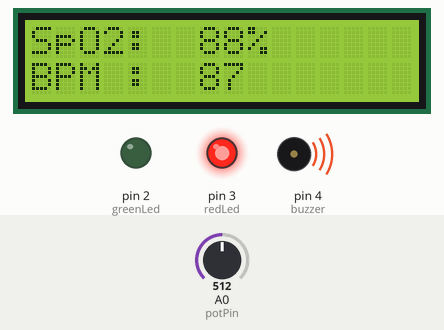
Simulated run of this sketch. Board: Arduino Uno, built with avr-gcc and run on an emulated ATmega328P. On the bench: 16×2 character LCD, output pins drawn as LEDs (lit = HIGH), buzzer (waves = sounding). The test bench sets the inputs (shaded band); at power-on: A0 (potPin) = 512. Random numbers use the default seed unless the sketch sets one.

Above: at 2.87 s.
3.3 s: A0 (potPin) set to 386
At 4.0 s:
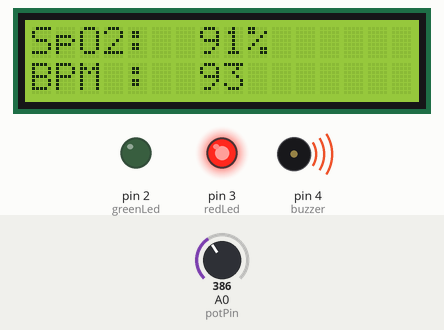
5.6 s: A0 (potPin) set to 361
At 6.39 s:
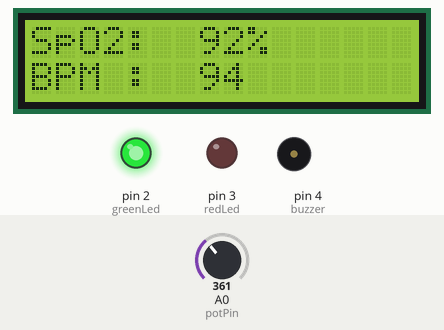
8.1 s: A0 (potPin) set to 511
At 9.4 s:
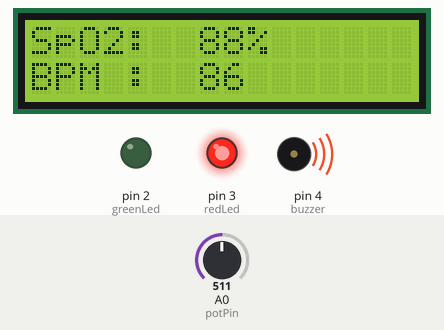
Timing chart, 0 to 11.1 s (numbered marks = the images above; inputs shaded):
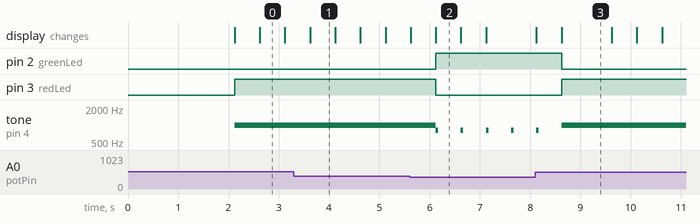

The sketch:

Smart_Bio-_pluse___Oximetry_Monitor.ino
```cpp
#include <LiquidCrystal_I2C.h>

LiquidCrystal_I2C lcd(0x27, 16, 2);

const int potPin = A0;
const int greenLed = 2;
const int redLed = 3;
const int buzzer = 4;

unsigned long previousMillis = 0;
const long interval = 500;

void setup()
{
    pinMode(greenLed, OUTPUT);
    pinMode(redLed, OUTPUT);
    pinMode(buzzer, OUTPUT);

    lcd.init();
    lcd.backlight();

    lcd.setCursor(0, 0);
    lcd.print("Pulse Oximeter");
    lcd.setCursor(0, 1);
    lcd.print("Initializing...");
    delay(2000);
    lcd.clear();
}

void loop()
{
    unsigned long currentMillis = millis();

    if (currentMillis - previousMillis >= interval)
    {
        previousMillis = currentMillis;

        int rawValue = analogRead(potPin);

        int spo2 = map(rawValue, 0, 1023, 100, 75);
        int bpm = map(rawValue, 0, 1023, 110, 60) + random(-2, 3);

        lcd.setCursor(0, 0);
        lcd.print("SpO2: ");
        if (spo2 < 100)
            lcd.print(" ");
        lcd.print(spo2);
        lcd.print("%   ");

        lcd.setCursor(0, 1);
        lcd.print("BPM : ");
        if (bpm < 100)
            lcd.print(" ");
        lcd.print(bpm);
        lcd.print("     ");

        if (spo2 < 92)
        {
            digitalWrite(redLed, HIGH);
            digitalWrite(greenLed, LOW);

            tone(buzzer, 1000);
        }
        else
        {
            digitalWrite(redLed, LOW);
            digitalWrite(greenLed, HIGH);
            noTone(buzzer);

            // صوت نبضة خفيف
            tone(buzzer, 800, 50);
        }
    }
}
```

Measured:
- the behaviour switches between 369 and 368 on A0 (potPin) (found by bisection; images 1 and 2)
- after the input at 5.6 s, pin 2 (greenLed): LOW → HIGH after 0.52 s; pin 3 (redLed): HIGH → LOW after 0.52 s; tone on pin 4 (buzzer): alternates 800 Hz for 0.05 s and silent for 0.45 s, starting after 0.52 s
- after the input at 8.1 s, pin 2 (greenLed): HIGH → LOW after 0.52 s; pin 3 (redLed): LOW → HIGH after 0.52 s
- what the display in image 0 shows lasts 0.5 s, from 2.6 s to 3.1 s
- what the display in image 3 shows lasts 1.0 s, from 8.6 s to 9.6 s
